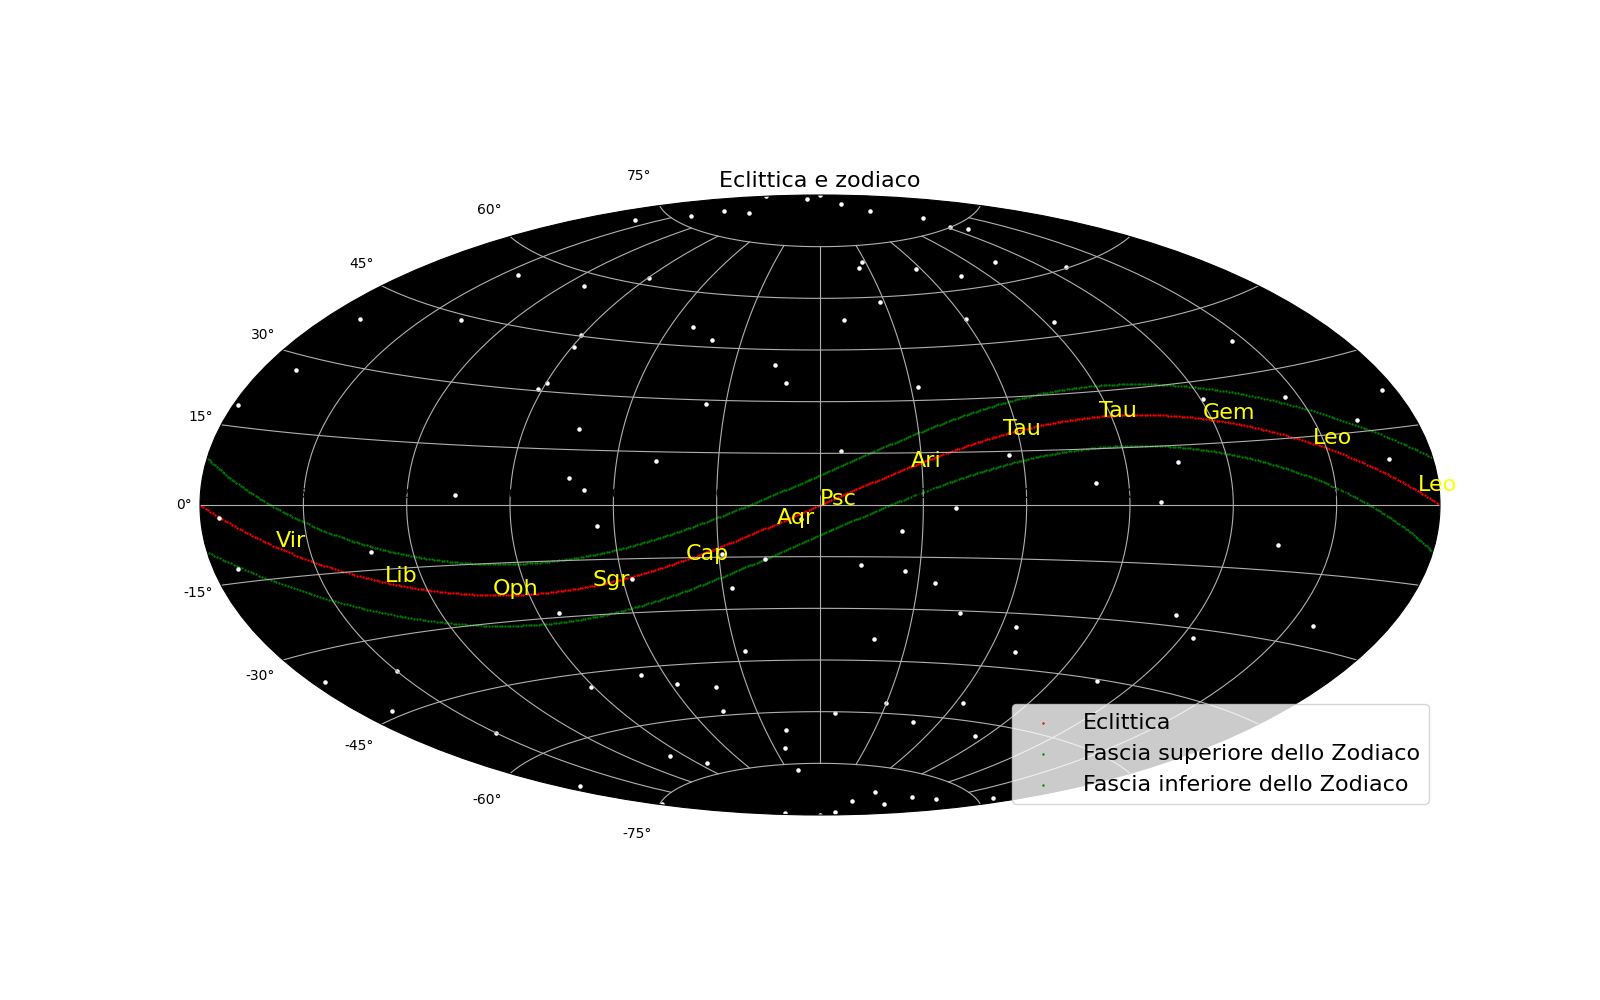

Here is the Python script that generated this plot:
import matplotlib.pyplot as plt
import numpy as np
import astropy.units as u
from astropy.coordinates import SkyCoord, get_constellation

# 1. Generate points along the ecliptic (lat=0, long=0-360)
lon = np.linspace(0, 360, 500) * u.deg
lat = np.zeros(500) * u.deg
ecliptic_coords = SkyCoord(lon=lon, lat=lat, frame='barycentrictrueecliptic')
ecliptic_icrs = ecliptic_coords.transform_to('icrs')
ra_rad = ecliptic_icrs.ra.wrap_at(180 * u.deg).radian
dec_rad = ecliptic_icrs.dec.radian

zodiac_top = SkyCoord(lon=lon, lat=8*u.deg, frame='barycentrictrueecliptic')
zodiac_top_icrs = zodiac_top.transform_to('icrs')
ra_zodiac_top_rad = zodiac_top_icrs.ra.wrap_at(180 * u.deg).radian
dec_zodiac_top_rad = zodiac_top_icrs.dec.radian

zodiac_bottom = SkyCoord(lon=lon, lat=-8*u.deg, frame='barycentrictrueecliptic')
zodiac_bottom_icrs = zodiac_bottom.transform_to('icrs')
ra_zodiac_bottom_rad = zodiac_bottom_icrs.ra.wrap_at(180 * u.deg).radian
dec_zodiac_bottom_rad = zodiac_bottom_icrs.dec.radian

# 4. Plot using Matplotlib
plt.figure(figsize=(16, 10))
ax = plt.subplot(111, projection='aitoff', aspect='equal')
ax.scatter(ra_rad, dec_rad, s=2, marker='.', color='red', label='Eclittica')
ax.scatter(ra_zodiac_top_rad, dec_zodiac_top_rad, marker='.', s=2, color='green', label='Fascia superiore dello Zodiaco')
ax.scatter(ra_zodiac_bottom_rad, dec_zodiac_bottom_rad, marker='.', s=2, color='green', label='Fascia inferiore dello Zodiaco', linestyle='-')

constellation_icrs = ecliptic_coords.transform_to('icrs')
short_name = get_constellation(ecliptic_coords, short_name=True)
for i, name in enumerate(short_name):
    if (i % 40 != 0):
        continue
    ax.text(ra_rad[i], dec_rad[i], short_name[i], color='yellow', size=16)

rng = np.random.default_rng()
ra_random = rng.uniform(0, 360, 110) * u.degree
dec_random = np.linspace(-90, 90, 110) * u.deg
c = SkyCoord(ra=ra_random, dec=dec_random, frame='icrs')
ra_rad = c.ra.wrap_at(180 * u.deg).radian
dec_rad = c.dec.radian
#ax.text(ra_rad[i], dec_rad[i], name, color='white')
ax.scatter(ra_rad, dec_rad, color='white', s=5)

ax.grid(True)
ax.set_title("Eclittica e zodiaco", size=16)
ax.set_facecolor('black')

plt.legend(prop = { "size": 16 })
#plt.show()
plt.savefig('eclittica.png',)

